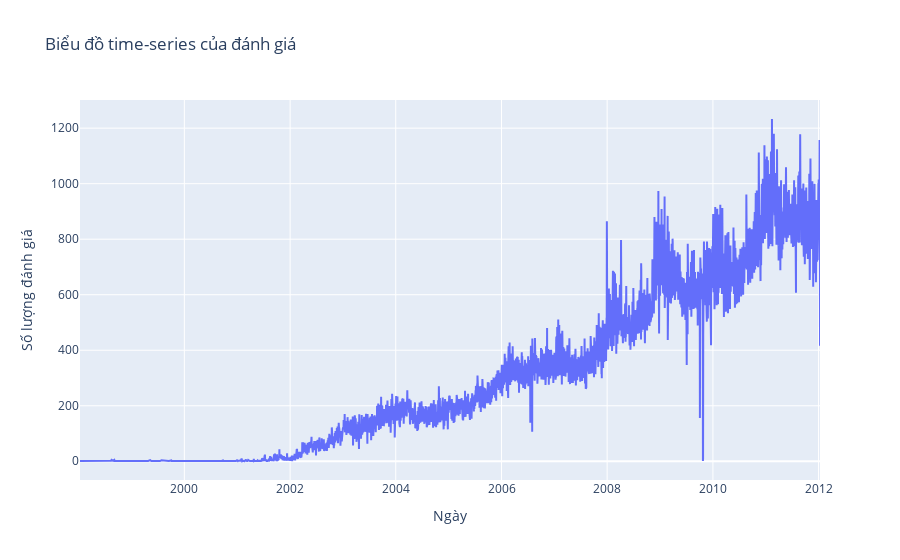

Notebook code cell kept with this figure:
### Markdown cell above
## Nhìn sơ qua dữ liệu

### Code cell
time = beer_reviews_df["review_time"].groupby(beer_reviews_df.review_time.dt.date).agg('count')
fig = go.Figure(data=go.Scatter(x=time.index, y=time.values))
fig.update_layout(title='Biểu đồ time-series của đánh giá',
                   xaxis_title='Ngày',
                   yaxis_title='Số lượng đánh giá')

### Figure 1 — Plotly figure (JSON) as saved in the notebook; plotly's stock layout.template omitted (floating-point values rounded to 4 significant figures; data arrays with more than 128 entries replaced by an {"elided": "..."} marker saying what was removed)
{"data": [{"type": "scatter", "x": {"elided": "4041 str values"}, "y": {"elided": "4041 int values"}}], "layout": {"title": {"text": "Biểu đồ time-series của đánh giá"}, "xaxis": {"title": {"text": "Ngày"}}, "yaxis": {"title": {"text": "Số lượng đánh giá"}}}}
